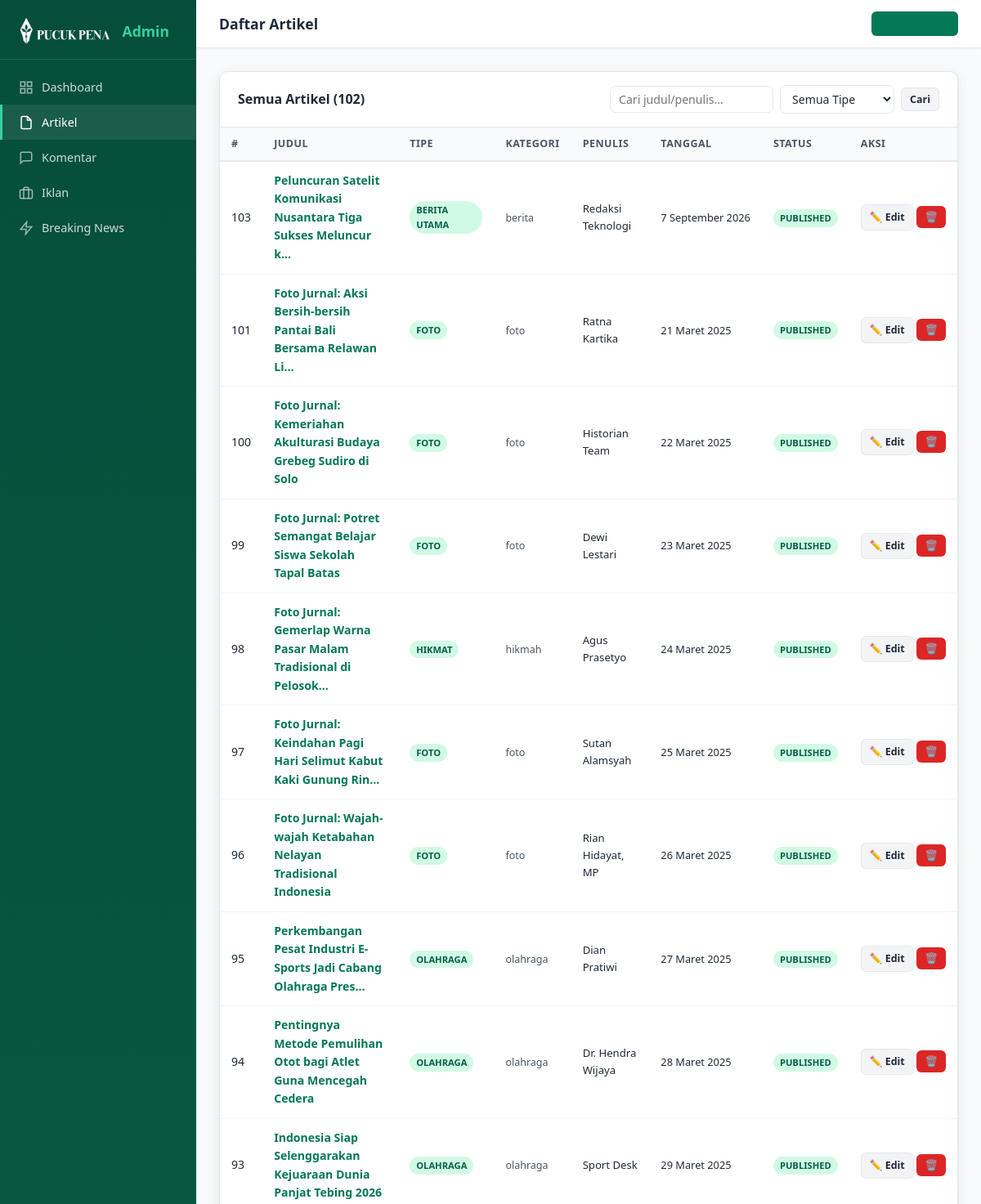
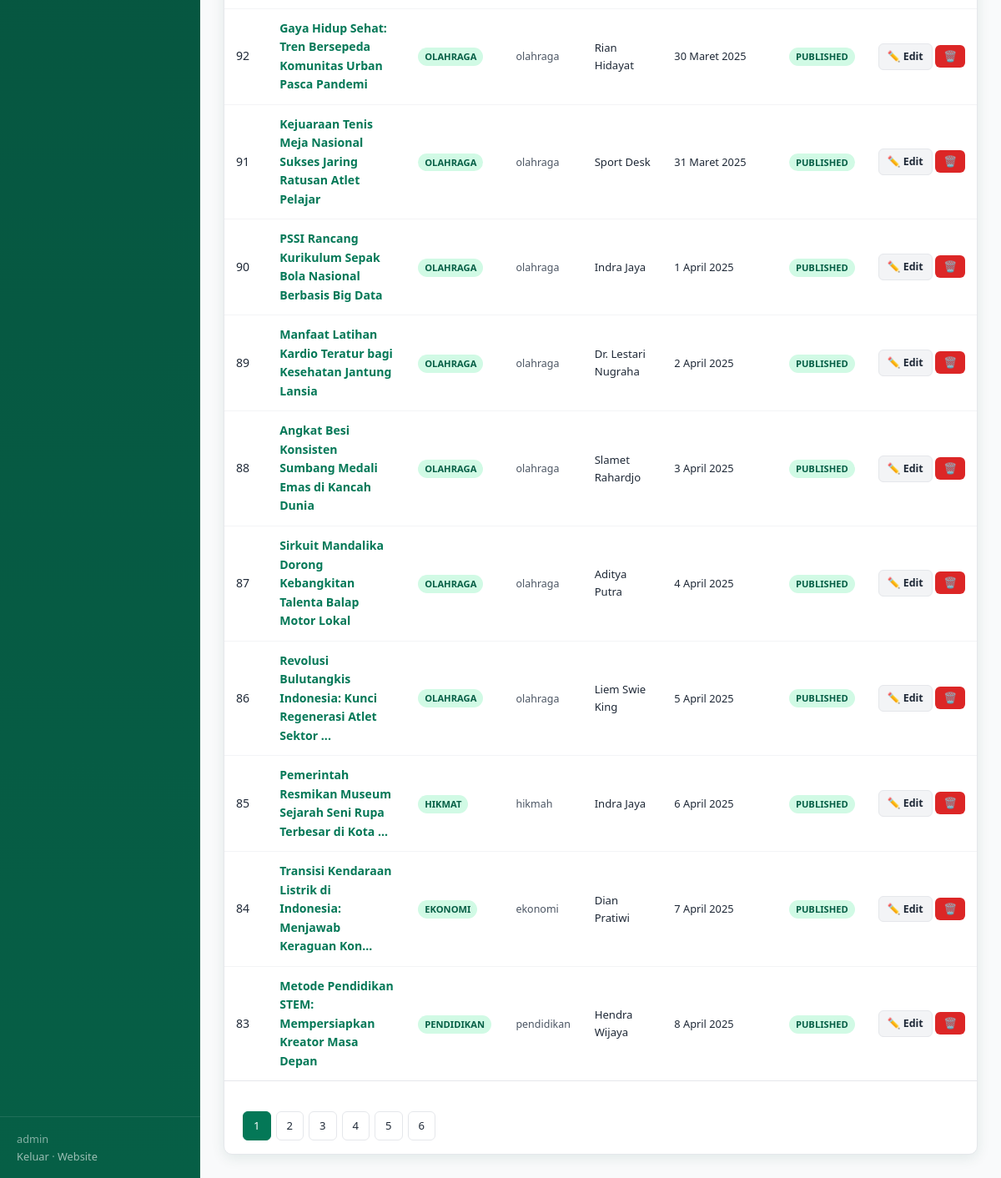
/admin/articles.php (signed in), run on an earlier commit of the app's database (2 pictures, top to bottom).
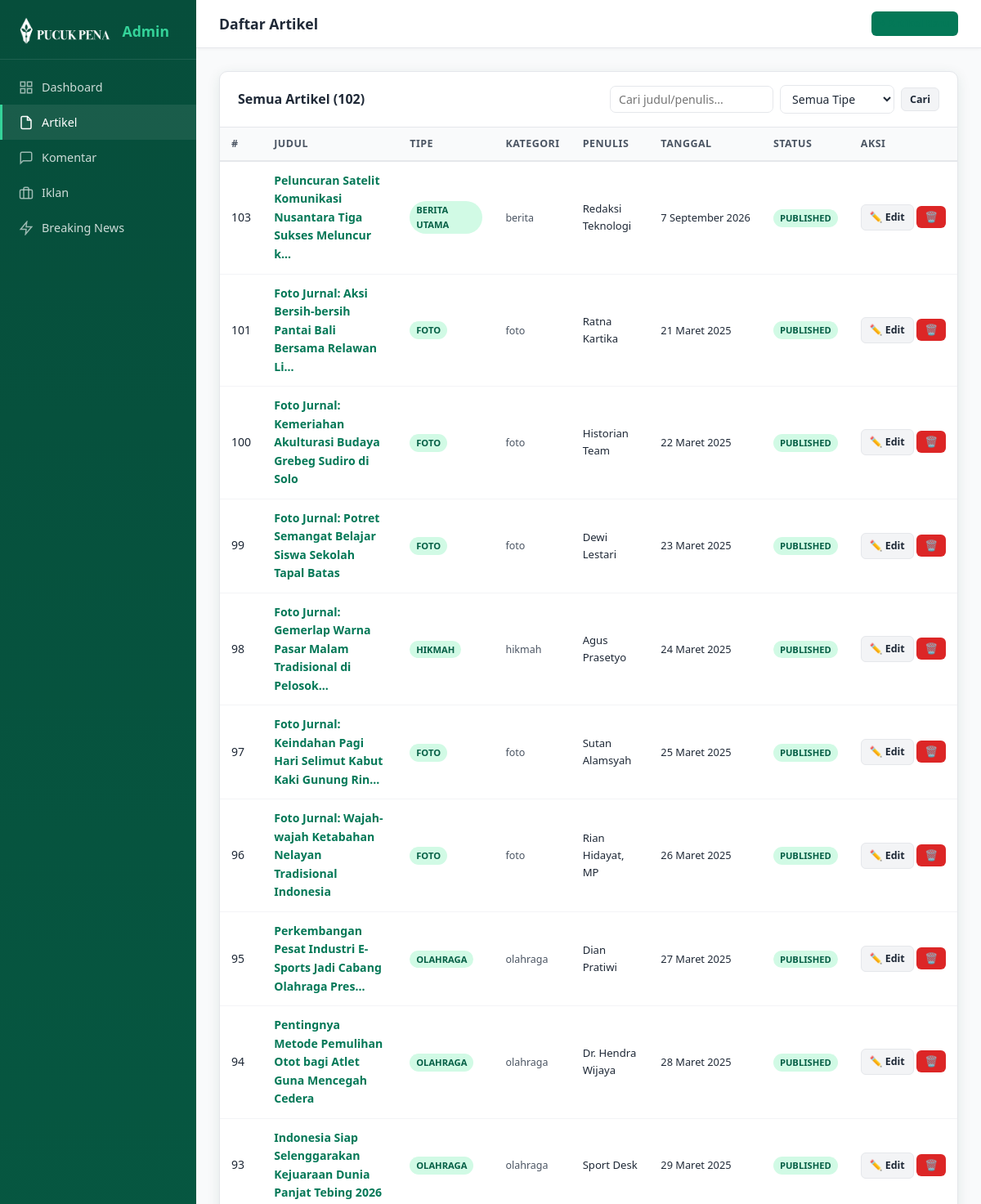
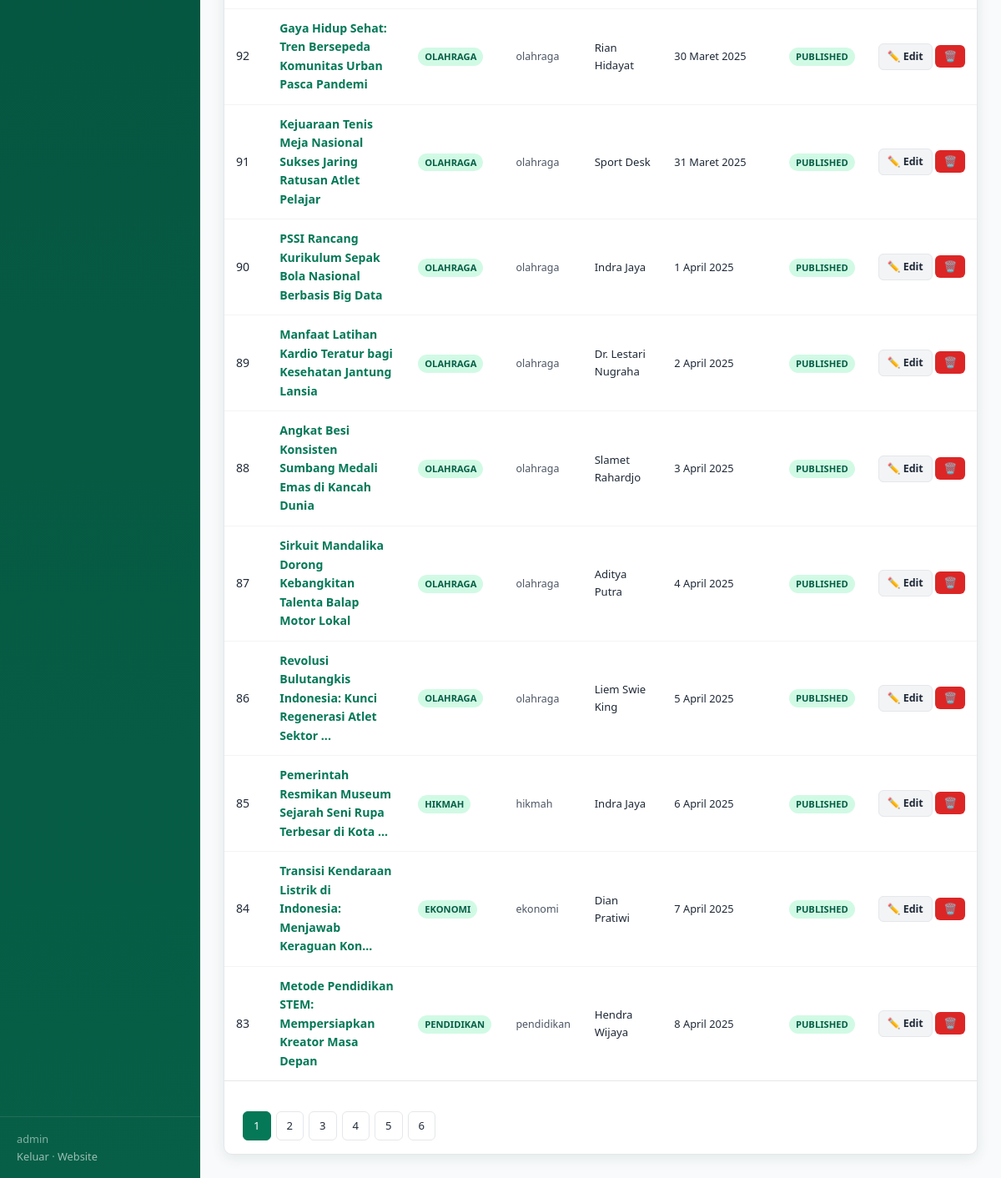
And on a later commit of the database (2 pictures, top to bottom).
### tables this page shows
CREATE TABLE `articles` (
  `id` int NOT NULL AUTO_INCREMENT,
  `type` varchar(100) NOT NULL DEFAULT 'Berita Utama',
  `cat` varchar(50) NOT NULL DEFAULT 'berita',
  `badge` varchar(50) NOT NULL DEFAULT 'berita',
  `title` varchar(500) NOT NULL,
  `excerpt` text,
  `content` longtext,
  `author` varchar(200) DEFAULT NULL,
  `date_display` varchar(100) DEFAULT NULL,
  `views` varchar(20) DEFAULT '0',
  `img` text,
  `tags` varchar(500) DEFAULT '[]',
  `status` enum('draft','published') DEFAULT 'published',
  `created_at` timestamp NULL DEFAULT CURRENT_TIMESTAMP,
  `updated_at` timestamp NULL DEFAULT CURRENT_TIMESTAMP ON UPDATE CURRENT_TIMESTAMP,
  PRIMARY KEY (`id`)
);

### admin/articles.php (the view, shortened to what this page needs)
<?php
$db = getDB();
$action  = $_GET['action'] ?? ($_POST['action'] ?? 'list');
$articles = [];
$total = 0;
$perPage = 20;
$page = max(1, (int)($_GET['page'] ?? 1));
$offset = ($page - 1) * $perPage;
$search = trim($_GET['q'] ?? '');
$filterCat = $_GET['cat'] ?? '';
if ($action === 'list') {
    $where = [];
    $params = [];
    $whereStr = $where ? 'WHERE ' . implode(' AND ', $where) : '';
    $total = $db->prepare("SELECT COUNT(*) FROM articles $whereStr");
    $total->execute($params);
    $total = (int)$total->fetchColumn();
    $stmt = $db->prepare("SELECT id,type,cat,badge,title,author,date_display,status,views FROM articles $whereStr ORDER BY id DESC LIMIT $perPage OFFSET $offset");
    $stmt->execute($params);
    $articles = $stmt->fetchAll();
}
function badgeCls($b) {
    $map = ['berita'=>'berita','opini'=>'opini','essay'=>'essay','artikel'=>'artikel','investigasi'=>'investigasi','video'=>'video','foto'=>'foto','ekonomi'=>'ekonomi','olahraga'=>'olahraga','nasional'=>'nasional'];
    return $map[$b] ?? 'berita';
}
?><!DOCTYPE html>
<html lang="id">
<head>
  <link rel="stylesheet" href="style.css">
</head>
<body>
<aside class="sidebar">
  <div class="sidebar-brand">
    <img src="../img/PUCUK%20PENA.png" alt="Logo">
    <span>Admin</span>
  </div>
  <nav>
    <a href="index.php">
      <svg width="18" height="18" viewBox="0 0 24 24" fill="none" stroke="currentColor" stroke-width="2"><rect x="3" y="3" width="7" height="7"/><rect x="14" y="3" width="7" height="7"/><rect x="14" y="14" width="7" height="7"/><rect x="3" y="14" width="7" height="7"/></svg>
      Dashboard
    </a>
    <a href="articles.php" class="active">
      <svg width="18" height="18" viewBox="0 0 24 24" fill="none" stroke="currentColor" stroke-width="2"><path d="M14 2H6a2 2 0 0 0-2 2v16a2 2 0 0 0 2 2h12a2 2 0 0 0 2-2V8z"/><polyline points="14 2 14 8 20 8"/></svg>
      Artikel
    </a>
    <a href="comments.php">
      <svg width="18" height="18" viewBox="0 0 24 24" fill="none" stroke="currentColor" stroke-width="2"><path d="M21 15a2 2 0 0 1-2 2H7l-4 4V5a2 2 0 0 1 2-2h14a2 2 0 0 1 2 2z"/></svg>
      Komentar
    </a>
    <a href="ads.php">
      <svg width="18" height="18" viewBox="0 0 24 24" fill="none" stroke="currentColor" stroke-width="2"><rect x="2" y="7" width="20" height="14" rx="2"/><path d="M16 21V5a2 2 0 0 0-2-2h-4a2 2 0 0 0-2 2v16"/></svg>
      Iklan
    </a>
    <a href="breaking.php">
      <svg width="18" height="18" viewBox="0 0 24 24" fill="none" stroke="currentColor" stroke-width="2"><polygon points="13 2 3 14 12 14 11 22 21 10 12 10 13 2"/></svg>
      Breaking News
    </a>
  </nav>
  <div class="sidebar-footer">
    <div><?= htmlspecialchars($_SESSION['admin_user']) ?></div>
    <a href="logout.php">Keluar</a> · <a href="../" target="_blank">Website</a>
  </div>
</aside>
<div class="main-content">
  <div class="topbar">
    <h1>
      <?php if ($action === 'list'): ?>Daftar Artikel
      <?php elseif ($action === 'new'): ?>Tambah Artikel Baru
      <?php else: ?>Edit Artikel
      <?php endif; ?>
    </h1>
    <div class="topbar-right">
      <?php if ($action !== 'list'): ?>
        <a href="articles.php" class="btn btn-secondary btn-sm">← Daftar Artikel</a>
      <?php else: ?>
        <a href="articles.php?action=new" class="btn btn-primary btn-sm">+ Artikel Baru</a>
      <?php endif; ?>
    </div>
  </div>
  <div class="page-body">
    <?php if ($action === 'list'): ?>
    <div class="panel">
      <div class="panel-header">
        <h2>Semua Artikel (<?= $total ?>)</h2>
        <form method="GET" style="display:flex;gap:8px;align-items:center">
          <input type="text" name="q" value="<?= htmlspecialchars($search) ?>" placeholder="Cari judul/penulis..." class="form-control" style="width:200px;padding:6px 10px">
          <select name="cat" class="form-control" style="width:140px;padding:6px 10px">
            <option value="">Semua Tipe</option>
          </select>
          <button type="submit" class="btn btn-secondary btn-sm">Cari</button>
        </form>
      </div>
      <div class="table-wrap">
        <table>
          <thead>
            <tr><th>#</th><th>Judul</th><th>Tipe</th><th>Kategori</th><th>Penulis</th><th>Tanggal</th><th>Status</th><th>Aksi</th></tr>
          </thead>
          <tbody>
            <?php foreach ($articles as $a): ?>
            <tr>
              <td><?= $a['id'] ?></td>
              <td class="td-title">
                <a href="articles.php?action=edit&id=<?= $a['id'] ?>">
                  <?= htmlspecialchars(mb_strimwidth($a['title'], 0, 65, '...')) ?>
                </a>
              </td>
              <td><span class="badge badge-<?= badgeCls($a['type']) ?>"><?= htmlspecialchars($a['type']) ?></span></td>
              <td><span style="font-size:0.78rem;color:var(--gray-600)"><?= htmlspecialchars($a['cat']) ?></span></td>
              <td style="font-size:0.82rem"><?= htmlspecialchars($a['author']) ?></td>
              <td style="font-size:0.8rem;white-space:nowrap"><?= htmlspecialchars($a['date_display']) ?></td>
              <td><span class="badge badge-<?= $a['status'] ?>"><?= $a['status'] ?></span></td>
              <td style="white-space:nowrap">
                <a href="articles.php?action=edit&id=<?= $a['id'] ?>" class="btn btn-secondary btn-sm">✏️ Edit</a>
                <button onclick="confirmDelete(<?= $a['id'] ?>, '<?= htmlspecialchars(addslashes(mb_strimwidth($a['title'],0,40,'...'))) ?>')" class="btn btn-danger btn-sm">🗑️</button>
              </td>
            </tr>
            <?php endforeach; ?>
          </tbody>
        </table>
      </div>
      <?php if ($total > $perPage): ?>
      <div style="padding:16px 22px;border-top:1px solid var(--gray-200)">
        <div class="pagination">
          <?php for ($p = 1; $p <= ceil($total/$perPage); $p++): ?>
            <a href="?action=list&page=<?= $p ?>&q=<?= urlencode($search) ?>&cat=<?= urlencode($filterCat) ?>"
               class="page-btn <?= $p === $page ? 'active' : '' ?>"><?= $p ?></a>
          <?php endfor; ?>
        </div>
      </div>
      <?php endif; ?>
    </div>
    <?php endif; ?>
  </div>
</div>
</body>
</html>

What changed in the data, as far as the page shows it:
changed articles "Agus Prasetyo": type "HIKMAT" → "HIKMAH"
changed articles "6 April 2025": type "HIKMAT" → "HIKMAH"
